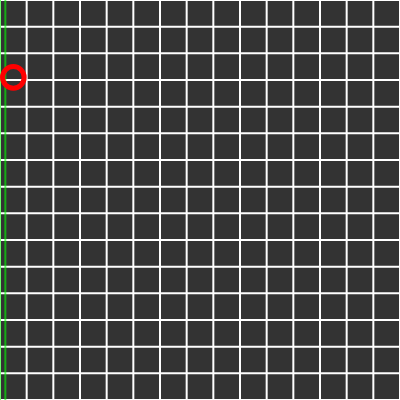
Frame 1 (no input)
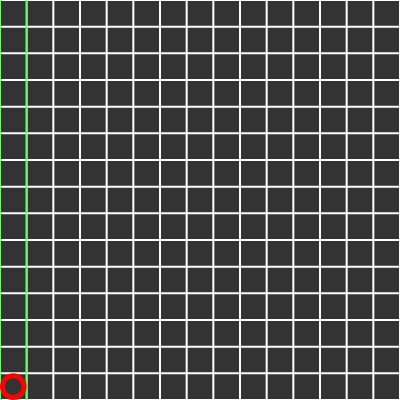
Frame 60 (no input)
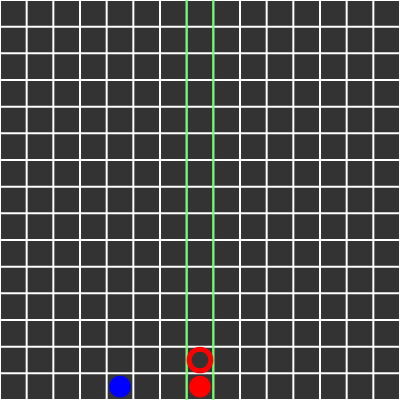
Frame 120 (the mouse pressed at the canvas centre since frame 60)

The p5.js sketch that drew these frames (run headless with seeded random() and noise() and a simulated clock; from frame 60 on, the mouse is pressed at the canvas centre):

// p5.js sketch
// ── sketch.js
///<reference path="p5.d.ts" />
let gridSlider;
let marginSlider;
let animationSlider;

let boardHeight = 400;
let boardWidth = 400;
let boardSize = 15;
let board = makeArr2D(boardSize,boardSize);
let activeColor = 1;
let b;

function setup() {
  gridSlider = createSlider(1,5,2);
  gridSlider.position(boardHeight+20,0);
  marginSlider = createSlider(1,20,5);
  marginSlider.position(boardHeight+20,40),
  animationSlider = createSlider(1,7,5);
  animationSlider.position(boardHeight+20,80);
  b = scanColForPos() * boardSize + (boardSize/2),
  createCanvas(boardWidth,boardHeight);
  console.log(board); 
  for(let i = 0; i < boardSize ; i++) {
    for(let j = 0; j < boardSize ; j++) {
      board[i][j] = 0;
    }
  }  
}

function draw() {
  background(51);
  makeGrid(boardSize);
  drawGrid(boardSize);
  if(activeColor == 1) {
    hoverSel();
  } else {
    addPieceAI(AI());
  }
}

function AI() {
  let evaledPoses = [];
  for(let x = 0; x < boardSize; x++) {
    let notFound = true;
    for(let i = boardSize-1; i >= 0 && notFound; i--) {
      if(board[x][i] == 0) {
        let opsositeColor
        if(activeColor == 1) {opsositeColor = 2}
        if(activeColor == 2) {opsositeColor = 1}
        
        evaledPoses.push(evalPos(opsositeColor,x,i,board))
        //print(evalPos(activeColor,x,i,board))
        //print(i);
        notFound = false;
      }
    }
  }
  print(evaledPoses)
  let hiScore = 0
  let hiScoreI = 0
  for(let i = 0; i <= evaledPoses.length; i++) {
    if(evaledPoses[i] > hiScore) {
      hiScore = evaledPoses[i]
      hiScoreI = i
    }
  }
  return hiScoreI
}

function makeGrid(num) {
  boxSizeX = boardWidth / num;
  stroke(255);
  for(let i = 0; i < boardWidth+1; i += boxSizeX) {
    strokeWeight(gridSlider.value());
    line(i, 0, i, boardHeight);
  }
  boxSizeY = boardHeight / num;
  for(let i = 0; i < boardHeight+1; i += boxSizeY) {
    strokeWeight(gridSlider.value());
    line(0, i, boardWidth,i);
  }
}

function makeArr2D(rows, cols) {
  let arr = new Array(cols);
  for(let i = 0 ; i < arr.length ; i++) {
    arr[i] = new Array(rows);
  }
  return arr;
}

function drawGrid(num) {
  for(let i = 0; i < num ; i++) {
    for(let j = 0; j < num ; j++) {
      boxSize = boardWidth / num;
      noStroke();
      if(board[i][j]) {
        if(board[i][j] == 1) { fill(255,0,0); }
        if(board[i][j] == 2) { fill(0,0,255); }
        circle(i*boxSize+boxSize/2,j*boxSize+boxSize/2,boxSize-marginSlider.value());
      }
    }
  }
}

function mousePressed() {
  if(mouseX < boardWidth && mouseY < boardHeight) {
    boxSize = boardWidth / boardSize;
    let cellX = round(constrain(mouseX,1,boardWidth-1) / boxSize - 0.5);
    addPiece(cellX);
    
  }
}

function addPiece(x) {
  if(activeColor == 1) {
    let notFound = true;
    for(let i = boardSize-1; i >= 0 && notFound; i--) {
      if(board[x][i] == 0) {
        board[x][i] = activeColor;
        notFound = false;
        if(activeColor == 1) { activeColor = 2}
        else { activeColor = 1}
        isDraw();
        let opsositeColor = 2
        if(activeColor == 1) {opsositeColor = 2}
        if(activeColor == 2) {opsositeColor = 1}
        hasWon(opsositeColor,x,i,board);
      }
    }
  }
}

function addPieceAI(x) {
  if(activeColor == 2) {
    let notFound = true;
    for(let i = boardSize-1; i >= 0 && notFound; i--) {
      if(board[x][i] == 0) {
        board[x][i] = activeColor;
        notFound = false;
        if(activeColor == 1) { activeColor = 2}
        else { activeColor = 1}
        isDraw();
        let opsositeColor = 2
        if(activeColor == 1) {opsositeColor = 2}
        if(activeColor == 2) {opsositeColor = 1}
        hasWon(opsositeColor,x,i,board);
      }
    }
  }
}




function isDraw() {
  let count = 0;
  for(let i = 0; i < boardSize ; i++) {
    for(let j = 0; j < boardSize ; j++) {
      if(board[i][j] >= 1)
      count++;
    }
  }  
  if(count == boardSize*boardSize) {
    createP("DRAW!!!");
  } 
} 

let pos1 = 0;
let pos2 = 0;
let posy = 0;

function hoverSel() {
  b = scanColForPos() * boxSize+boxSize/2
  let cellX = round(constrain(mouseX,1,boardWidth-1) / boxSize - 0.5);
  stroke(0,255,0,150)
  let target1 = cellX * boardSize*boxSize/boardSize
  let target2 = (cellX+1) * boardSize*boxSize/boardSize
  pos1 += (target1 - pos1) / animationSlider.value()
  pos2 += (target2 - pos2) / animationSlider.value()
  posy += (b - posy) / animationSlider.value()
  strokeWeight(gridSlider.value())
  line(pos1, 0, pos1,boardHeight);
  line(pos2, 0, pos2,boardHeight);
  strokeWeight(5)
  if(activeColor == 1) {stroke(255,0,0)}
  if(activeColor == 2) {stroke(0,0,255)}
  noFill();
  circle(pos1 +boxSize/2, posy,boxSize-marginSlider.value())
  if(posy == "NaN") { posy = 1}
}

function scanColForPos() {
  boxSize = boardWidth / boardSize;
  let cellX = round(constrain(mouseX,1,boardWidth-1) / boxSize - 0.5);
  let notFound = true;

  for(let i = boardSize-1; i >= 0 && notFound; i--) {
    if(board[cellX][i] == 0) {
      notFound = false;
      return i;
    }
  }
  return -1;
}

function evalPos(_activeColor, _posX, _posY, _arr) {
  let scoreud = 0
  let scorerl = 0
  let scoreul = 0
  let scoreur = 0
  let checksud = [];
  let checksrl = [];
  let checksul = [];
  let checksur = [];
  for(let i = -3; i < 4; i++) {
    if(_posX+i < boardSize && _posX+i >= 0 && _posY+i <= boardSize && _posY+i > 0) {checksul.push(_arr[_posX+i][_posY+i])}
    if(_posX+i < boardSize && _posX+i >= 0 && _posY-i <= boardSize && _posY-i > 0) {checksur.push(_arr[_posX+i][_posY-i])}
    if(_posX < boardSize && _posX >= 0 && _posY+i <= boardSize && _posY+i > 0) {checksud.push(_arr[_posX][_posY+i])}
    if(_posX+i < boardSize && _posX+i >= 0 && _posY <= boardSize && _posY > 0) {checksrl.push(_arr[_posX+i][_posY])}
  }
  for(let i =0 ; i < checksud.length ; i++) {if(checksud[i] == _activeColor) {scoreud++}}
  for(let i =0 ; i < checksrl.length ; i++) {if(checksrl[i] == _activeColor) {scorerl++}}
  for(let i =0 ; i < checksul.length ; i++) {if(checksul[i] == _activeColor) {scoreul++}}
  for(let i =0 ; i < checksur.length ; i++) {if(checksur[i] == _activeColor) {scoreur++}}
  //return score;
  if(scoreud > scorerl && scoreud > scoreul && scoreud > scoreur) {return scoreud}
  if(scorerl > scoreud && scorerl > scoreul && scorerl > scoreur) {return scorerl}
  if(scoreul > scorerl && scoreul > scoreud && scoreul > scoreur) {return scoreul}
  if(scoreur > scorerl && scoreur > scoreul && scoreur > scoreud) {return scoreur}
  return round((scoreud+scorerl+scoreul+scoreur)/4)
}

function hasWon(_activeColor, _posX, _posY, _arr) {
  let hasWon = false;
  let checksud = [];
  let checksrl = [];
  let checksul = [];
  let checksur = [];
  for(let i = -3; i < 4; i++) {
    if(_posX+i < boardSize && _posX+i >= 0 && _posY+i <= boardSize && _posY+i > 0) {checksul.push(_arr[_posX+i][_posY+i])}
    if(_posX+i < boardSize && _posX+i >= 0 && _posY-i <= boardSize && _posY-i > 0) {checksur.push(_arr[_posX+i][_posY-i])}
    if(_posX < boardSize && _posX >= 0 && _posY+i <= boardSize && _posY+i > 0) {checksud.push(_arr[_posX][_posY+i])}
    if(_posX+i < boardSize && _posX+i >= 0 && _posY <= boardSize && _posY > 0) {checksrl.push(_arr[_posX+i][_posY])}
    //checksud.push(_arr[_posX][_posY+i])
    //checksrl.push(_arr[_posX+i][_posY])
    //checksul.push(_arr[_posX+i][_posY+i])
    //checksur.push(_arr[_posX+i][_posY-i])
  }

  let counterud = 0;
  for(let i =0 ; i < checksud.length ; i++) {
    if(checksud[i] == _activeColor) {counterud++} 
    else {counterud = 0;}
    if(counterud > 3) { hasWon = true}
  }

  let counterrl = 0;
  for(let i =0 ; i < checksrl.length ; i++) {
    if(checksrl[i] == _activeColor) {counterrl++} 
    else {counterrl = 0;}
    if(counterrl > 3) { hasWon = true}
  }

  let counterul = 0;
  for(let i =0 ; i < checksul.length ; i++) {
    if(checksul[i] == _activeColor) {counterul++} 
    else {counterul = 0;}
    if(counterul > 3) { hasWon = true}
  }

  let counterur = 0;
  for(let i =0 ; i < checksur.length ; i++) {
    if(checksur[i] == _activeColor) {counterur++} 
    else {counterur = 0;}
    if(counterur > 3) { hasWon = true}
  }

  if (hasWon) {
    if(_activeColor == 1) {
      createP("You won!!!")
    }
    else {
      createP("AI won!!!")
    }
  }
}

// ── style.css
html, body {
  margin: 0;
  padding: 0;
}

canvas {
  display: block;
}

p {
  padding: 0%;
  margin: 0%;
  font-size: 100px;
  font-family: Impact, Haettenschweiler, 'Arial Narrow Bold', sans-serif;
}
